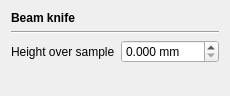
<?xml version="1.0" encoding="UTF-8"?>
<ui version="4.0">
 <class>OpticsConfigPageAirscatForm</class>
 <widget class="QWidget" name="OpticsConfigPageAirscatForm">
  <property name="geometry">
   <rect>
    <x>0</x>
    <y>0</y>
    <width>230</width>
    <height>96</height>
   </rect>
  </property>
  <property name="windowTitle">
   <string>Form</string>
  </property>
  <layout class="QGridLayout" name="gridLayout">
   <item row="2" column="0">
    <widget class="QLabel" name="labelHeight">
     <property name="text">
      <string>Height over sample</string>
     </property>
    </widget>
   </item>
   <item row="1" column="0" colspan="2">
    <widget class="Line" name="line">
     <property name="orientation">
      <enum>Qt::Horizontal</enum>
     </property>
    </widget>
   </item>
   <item row="0" column="0" colspan="2">
    <widget class="QLabel" name="label">
     <property name="font">
      <font>
       <weight>75</weight>
       <bold>true</bold>
      </font>
     </property>
     <property name="text">
      <string>Beam knife</string>
     </property>
    </widget>
   </item>
   <item row="2" column="1">
    <widget class="QDoubleSpinBox" name="doubleSpinBoxAirscat">
     <property name="toolTip">
      <string>AirScat</string>
     </property>
     <property name="suffix">
      <string> mm</string>
     </property>
     <property name="decimals">
      <number>3</number>
     </property>
     <property name="singleStep">
      <double>0.100000000000000</double>
     </property>
    </widget>
   </item>
   <item row="3" column="0">
    <spacer name="verticalSpacer">
     <property name="orientation">
      <enum>Qt::Vertical</enum>
     </property>
     <property name="sizeHint" stdset="0">
      <size>
       <width>20</width>
       <height>40</height>
      </size>
     </property>
    </spacer>
   </item>
  </layout>
 </widget>
 <resources/>
 <connections/>
</ui>
